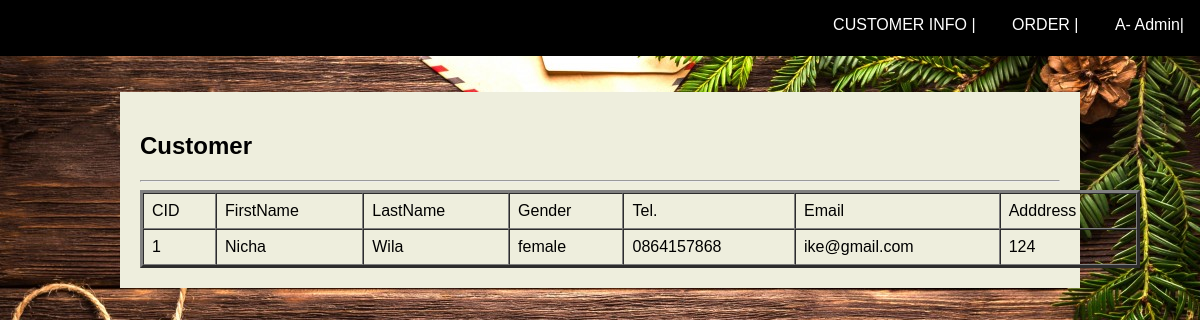
Screenshot of /admin/specific_customer.php?getID=1 (signed in) with the database file from the repository.
### tables this page shows
CREATE TABLE Staff
(
  SID int(11) NOT NULL,
  FirstName varchar(45) DEFAULT NULL,
  LastName varchar(45) DEFAULT NULL,
  Tel varchar(45) DEFAULT NULL,
  Address varchar(45) DEFAULT NULL,
  LogIn_UID int(11) DEFAULT NULL
);

CREATE TABLE Customer
(
  CID int(11) NOT NULL,
  FirstName varchar(45) DEFAULT NULL,
  LastName varchar(45) DEFAULT NULL,
  Tel varchar(45) DEFAULT NULL,
  Gender varchar(45) DEFAULT NULL,
  Address varchar(50) DEFAULT NULL,
  LogIn_UID int(11) DEFAULT NULL
);

### admin/specific_customer.php (the view, shortened to what this page needs)
<?php
include_once '../dbconnect.php';
?>
<!DOCTYPE html>
<html>
<head>
<link rel="stylesheet" href="../database.css">
</head>
<body>
<?php include 'staff_header.php'; ?>
        <div class="container">
          <div class="row">
            <div class="mid">
              <h2>Customer</h2><hr>
              <?php
              if (isset($_GET['getID']))
              {
                $q = "SELECT * FROM Customer,LogIn WHERE LogIn.UID = Customer.LogIn_UID AND Customer.CID = '".$_GET['getID']."'";
                $result = $mysqli->query($q);
                $row = $result->fetch_array();
                echo '<table border="3" style="width:1000px;" cellpadding="8" cellspacing="0">';
                echo '<tr>';
                echo '<td>CID</td>';
                echo '<td>FirstName</td>';
                echo '<td>LastName</td>';
                echo '<td>Gender</td>';
                echo '<td>Tel.</td>';
                echo '<td>Email</td>';
                echo '<td>Adddress</td>';
                echo '</tr>';
                echo '<tr>';
								echo '<td style="color:black">'.$row['CID'].'</td>';
								echo '<td style="color:black">'.$row['FirstName'].'</td>';
								echo '<td style="color:black">'.$row['LastName'].'</td>';
								echo '<td style="color:black">'.$row['Gender'].'</td>';
								echo '<td style="color:black">'.$row['Tel'].'</td>';
								echo '<td style="color:black">'.$row['Email'].'</td>';
								echo '<td style="color:black">'.$row['Address'].'</td>';
                echo '</tr>';
            }?>
</body>
</html>

### admin/staff_header.php (shortened to what this page needs)
<?php
include_once '../dbconnect.php';
if (isset($_SESSION['s_id']))
			{
        $getID = $_SESSION['s_id'];
        $q = "SELECT * FROM Staff WHERE Staff.LogIn_UID = $getID";
        $result=$mysqli->query($q);
        $row=$result->fetch_array();
      }
?>
<div id="head">
<div class="topnav-right">
    <div class="dropdown">
      <a href ="Admin_customer_info.php"><button class="dropbtn">CUSTOMER INFO |</button></a>
    </div>
    <div class="dropdown">
      <a href ="Admin_order.php"><button class="dropbtn">ORDER |</button></a>
    </div>
    <div class="dropdown">
      <button class="dropbtn"><?php echo $row['FirstName']. "- Admin|" ;?></button>
    </div>
  </div>
  </div>

### database.css (style rules this page uses)
body { margin: 0; font-family: Arial, Helvetica, sans-serif; }
body, html { height: 100%; margin: 0; }
div#head { background-color: black; min-width:100px; padding-bottom: 3.5em; margin:auto; width: 100% }
* { box-sizing: border-box; }
.container { position: relative; margin-bottom: 10px; }
.mid { float: left; background-color: #eeeedd; width: 80%; margin-top: 3%; margin-left: 10%; padding: 20px; }
.row:after { content: ""; display: table; clear: both; }
.topnav-right { float: right; }
.dropbtn { background-color: Black; color: white; padding: 16px; font-size: 16px; border: none; }
.dropdown { position: relative; display: inline-block; }

### admin/specific_customer.php (style rules this page uses)
body { background-image: url("../bg/christmas.jpg"); background-repeat: no-repeat; background-attachment: fixed; height: 100%; background-position: center; background-size: cover; }

### rows the page displays
staff: FirstName "A"
customer: CID "1", FirstName "Nicha", LastName "Wila", Gender "female", Tel "0864157868", LogIn_UID.Email "ike@gmail.com", Address "124"
